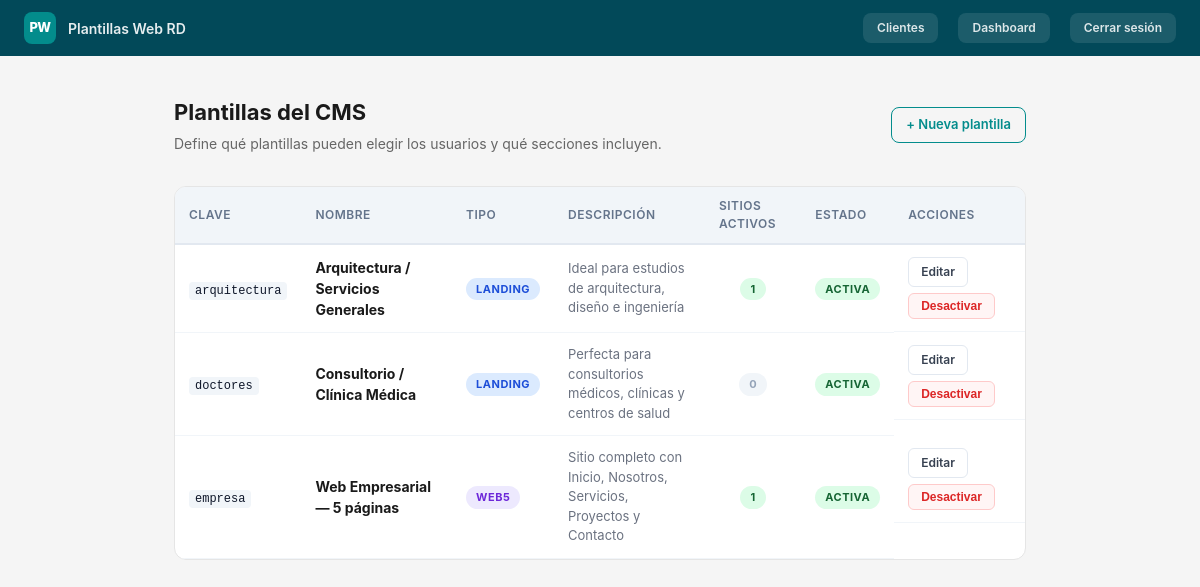
Page /admin/plantillas (signed in) on the committed database.
### tables this page shows
CREATE TABLE plantillas (
            id          INTEGER PRIMARY KEY AUTOINCREMENT,
            clave       TEXT    UNIQUE NOT NULL,
            nombre      TEXT    NOT NULL,
            tipo        TEXT    DEFAULT 'landing',
            descripcion TEXT    DEFAULT '',
            preview_img TEXT    DEFAULT '',
            activo      INTEGER DEFAULT 1
        , campos_schema TEXT DEFAULT '{}');

### app.py (the view)
@app.route('/admin/plantillas')
@admin_requerido
def admin_plantillas():
    plantillas = listar_todas_plantillas()
    conteos = {p['id']: contar_sitios_por_plantilla(p['id']) for p in plantillas}
    return render_template('admin_plantillas.html',
                           plantillas=plantillas, conteos=conteos)

### app.py (called while the page is built)
def admin_requerido(f):
    from functools import wraps
    @wraps(f)
    def wrapper(*args, **kwargs):
        if 'usuario' not in session:
            return redirect(url_for('login'))
        if session.get('plan') != 'admin':
            flash('No tienes permisos para acceder a esa sección.', 'error')
            return redirect(url_for('dashboard'))
        return f(*args, **kwargs)
    return wrapper

### db.py (called while the page is built)
def get_db():
    conn = sqlite3.connect(DB_PATH)
    conn.row_factory = sqlite3.Row
    conn.execute("PRAGMA journal_mode=WAL")
    return conn

def listar_todas_plantillas() -> list:
    conn = get_db()
    rows = conn.execute(
        "SELECT * FROM plantillas ORDER BY activo DESC, id"
    ).fetchall()
    conn.close()
    return rows

def contar_sitios_por_plantilla(plantilla_id: int) -> int:
    conn = get_db()
    row = conn.execute(
        "SELECT COUNT(*) as n FROM sitios WHERE plantilla_id=? AND activo=1",
        (plantilla_id,)
    ).fetchone()
    conn.close()
    return row['n'] if row else 0

### templates/admin_plantillas.html (shortened to what this page needs)
<!DOCTYPE html>
<html lang="es">
<head>
  <link rel="stylesheet" href="{{ url_for('static', filename='admin.css') }}"/>
</head>
<body>
<nav class="admin-navbar">
  <div class="navbar-brand">
    <span class="logo-mark sm">PW</span>
    <span class="navbar-title">Plantillas Web RD</span>
  </div>
  <div class="navbar-actions">
    <a href="{{ url_for('admin_clientes') }}" class="btn-logout" style="margin-right:8px;">Clientes</a>
    <a href="{{ url_for('dashboard') }}" class="btn-logout" style="margin-right:8px;">Dashboard</a>
    <a href="{{ url_for('logout') }}" class="btn-logout">Cerrar sesión</a>
  </div>
</nav>
<main class="admin-main">
  <div class="page-header" style="display:flex;align-items:center;justify-content:space-between;flex-wrap:wrap;gap:12px;">
    <div>
      <h1 class="page-title">Plantillas del CMS</h1>
      <p class="page-subtitle">Define qué plantillas pueden elegir los usuarios y qué secciones incluyen.</p>
    </div>
    <a href="{{ url_for('admin_plantilla_nueva') }}" class="btn-admin-panel">
      + Nueva plantilla
    </a>
  </div>
  {% if plantillas %}
  <div class="table-wrap">
    <table class="admin-table">
      <thead>
        <tr>
          <th>Clave</th>
          <th>Nombre</th>
          <th>Tipo</th>
          <th>Descripción</th>
          <th>Sitios activos</th>
          <th>Estado</th>
          <th>Acciones</th>
        </tr>
      </thead>
      <tbody>
        {% for p in plantillas %}
        <tr class="{{ '' if p.activo else 'row-inactive' }}">
          <td><code>{{ p.clave }}</code></td>
          <td><strong>{{ p.nombre }}</strong></td>
          <td>
            <span class="badge {{ 'badge-web5' if p.tipo == 'web5' else 'badge-landing' }}">
              {{ p.tipo }}
            </span>
          </td>
          <td style="max-width:260px;color:#6b7280;font-size:13px;">{{ p.descripcion or '—' }}</td>
          <td style="text-align:center;">
            <span class="badge {{ 'badge-success' if conteos[p.id] > 0 else 'badge-muted' }}">
              {{ conteos[p.id] }}
            </span>
          </td>
          <td>
            <span class="badge {{ 'badge-success' if p.activo else 'badge-muted' }}">
              {{ 'Activa' if p.activo else 'Inactiva' }}
            </span>
          </td>
          <td class="cell-actions">
            <a href="{{ url_for('admin_plantilla_editar', plantilla_id=p.id) }}" class="btn-sm">Editar</a>
            <form method="POST"
                  action="{{ url_for('admin_plantilla_toggle', plantilla_id=p.id) }}"
                  style="display:inline;"
                  onsubmit="return confirm('¿{{ 'Desactivar' if p.activo else 'Activar' }} esta plantilla?')">
              <button type="submit" class="btn-sm {{ 'btn-danger' if p.activo else 'btn-success' }}">
                {{ 'Desactivar' if p.activo else 'Activar' }}
              </button>
            </form>
          </td>
        </tr>
        {% endfor %}
      </tbody>
    </table>
  </div>
  {% else %}
  <div class="empty-state">
    <p>No hay plantillas aún. <a href="{{ url_for('admin_plantilla_nueva') }}">Crea la primera.</a></p>
  </div>
  {% endif %}
</main>
</body>
</html>

### static/admin.css (style rules this page uses)
:root { --admin-primary: #024959; --admin-accent: #038C8C; --admin-bg: #F5F5F5; --admin-surface: #FFFFFF; --admin-border: #E5E5E5; --admin-text: #1A1A1A; --admin-muted: #666666; --admin-success: #059669; --admin-error: #DC2626; --admin-warning: #D97706; --admin-info: #0369A1; --radius: 8px; --shadow: 0 1px 4px rgba(0,0,0,0.08); --shadow-md: 0 4px 16px rgba(0,0,0,0.10); --nav-h: 56px; --footer-h: 68px; --sidebar-w: 220px; }
*,*::before,*::after { box-sizing: border-box; margin: 0; padding: 0; }
html { scroll-behavior: smooth; }
body { font-family: -apple-system, BlinkMacSystemFont, 'Segoe UI', Arial, sans-serif; background: var(--admin-bg); color: var(--admin-text); font-size: 14px; line-height: 1.5; -webkit-font-smoothing: antialiased; }
a { color: inherit; text-decoration: none; }
.logo-mark { width: 44px; height: 44px; background: var(--admin-accent); color: #fff; border-radius: var(--radius); display: flex; align-items: center; justify-content: center; font-weight: 800; font-size: 16px; letter-spacing: -0.5px; flex-shrink: 0; }
.logo-mark.sm { width: 32px; height: 32px; font-size: 13px; }
.admin-navbar { position: sticky; top: 0; z-index: 100; height: var(--nav-h); background: var(--admin-primary); display: flex; align-items: center; justify-content: space-between; padding: 0 24px; box-shadow: 0 1px 0 rgba(255,255,255,0.06); }
.navbar-brand { display: flex; align-items: center; gap: 12px; }
.navbar-title { font-weight: 600; font-size: 14px; color: rgba(255,255,255,0.9); }
.navbar-actions { display: flex; align-items: center; gap: 12px; }
.btn-logout { padding: 6px 14px; background: rgba(255,255,255,0.1); color: rgba(255,255,255,0.85); border-radius: var(--radius); font-size: 12px; font-weight: 600; transition: background .2s; }
.admin-main { max-width: 900px; margin: 0 auto; padding: 40px 24px; }
.page-header { margin-bottom: 32px; }
.page-title { font-size: 22px; font-weight: 700; color: var(--admin-text); margin-bottom: 4px; }
.page-subtitle { color: var(--admin-muted); font-size: 14px; }
.btn-admin-panel { font-size: 13px; font-weight: 600; color: var(--admin-accent); padding: 7px 14px; border: 1.5px solid var(--admin-accent); border-radius: var(--radius); transition: background .15s, color .15s; }
.table-wrap { background: var(--admin-surface); border: 1px solid var(--admin-border); border-radius: 12px; overflow: hidden; }

### templates/admin_plantillas.html (style rules this page uses)
.table-wrap { overflow-x: auto; margin-top: 24px; }
.admin-table { width: 100%; border-collapse: collapse; font-size: 14px; }
.admin-table th { background: #f1f5f9; padding: 10px 14px; text-align: left; font-weight: 600; font-size: 12px; text-transform: uppercase; letter-spacing: .5px; color: #64748b; border-bottom: 2px solid #e2e8f0; }
.admin-table td { padding: 12px 14px; border-bottom: 1px solid #f1f5f9; vertical-align: middle; }
.cell-actions { display: flex; gap: 6px; flex-wrap: wrap; }
.badge { display: inline-block; padding: 3px 10px; border-radius: 20px; font-size: 11px; font-weight: 700; text-transform: uppercase; letter-spacing: .5px; }
.badge-web5 { background: #ede9fe; color: #6d28d9; }
.badge-landing { background: #dbeafe; color: #1d4ed8; }
.badge-success { background: #dcfce7; color: #166534; }
.badge-muted { background: #f1f5f9; color: #94a3b8; }
.btn-sm { padding: 5px 12px; border-radius: 6px; font-size: 12px; font-weight: 600; cursor: pointer; border: 1.5px solid #e2e8f0; background: #fff; color: #374151; text-decoration: none; transition: all .2s; }
.btn-danger { border-color: #fecaca; color: #dc2626; background: #fff5f5; }
code { background: #f1f5f9; padding: 2px 6px; border-radius: 4px; font-size: 12px; color: #0f172a; }

### rows in the picture
plantillas: clave "arquitectura", nombre "Arquitectura / Servicios Generales", tipo "LANDING", descripcion "Ideal para estudios de arquitectura, diseño e ingeniería", id "1", activo "ACTIVA", activo "Desactivar"
plantillas: clave "doctores", nombre "Consultorio / Clínica Médica", tipo "LANDING", descripcion "Perfecta para consultorios médicos, clínicas y centros de salud", conteos "0", activo "ACTIVA", activo "Desactivar"
plantillas: clave "empresa", nombre "Web Empresarial — 5 páginas", tipo "WEB5", descripcion "Sitio completo con Inicio, Nosotros, Servicios, Proyectos y Contacto", activo "1", activo "ACTIVA", activo "Desactivar"
